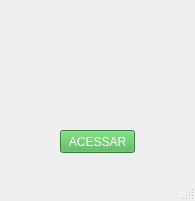
<?xml version="1.0" encoding="UTF-8"?>
<ui version="4.0">
 <class>MainWindow</class>
 <widget class="QMainWindow" name="MainWindow">
  <property name="geometry">
   <rect>
    <x>0</x>
    <y>0</y>
    <width>195</width>
    <height>201</height>
   </rect>
  </property>
  <property name="windowTitle">
   <string>Gráfica Aquarela</string>
  </property>
  <property name="windowIcon">
   <iconset>
    <normaloff>../img/logo.png</normaloff>../img/logo.png</iconset>
  </property>
  <widget class="QWidget" name="centralwidget">
   <widget class="QLabel" name="label_2">
    <property name="geometry">
     <rect>
      <x>20</x>
      <y>-30</y>
      <width>251</width>
      <height>191</height>
     </rect>
    </property>
    <property name="text">
     <string/>
    </property>
    <property name="pixmap">
     <pixmap>../img/logo150.png</pixmap>
    </property>
   </widget>
   <widget class="QLabel" name="label_5">
    <property name="geometry">
     <rect>
      <x>260</x>
      <y>320</y>
      <width>191</width>
      <height>16</height>
     </rect>
    </property>
    <property name="text">
     <string/>
    </property>
   </widget>
   <widget class="QPushButton" name="pushButton">
    <property name="geometry">
     <rect>
      <x>60</x>
      <y>130</y>
      <width>75</width>
      <height>23</height>
     </rect>
    </property>
    <property name="cursor">
     <cursorShape>PointingHandCursor</cursorShape>
    </property>
    <property name="styleSheet">
     <string notr="true">font: 63 10pt &quot;Segoe UI Semibold&quot;;

background-color: #4CAF50;
color: white;</string>
    </property>
    <property name="text">
     <string>ACESSAR</string>
    </property>
   </widget>
  </widget>
  <widget class="QMenuBar" name="menubar">
   <property name="geometry">
    <rect>
     <x>0</x>
     <y>0</y>
     <width>195</width>
     <height>21</height>
    </rect>
   </property>
  </widget>
  <widget class="QStatusBar" name="statusbar"/>
 </widget>
 <resources/>
 <connections/>
</ui>
